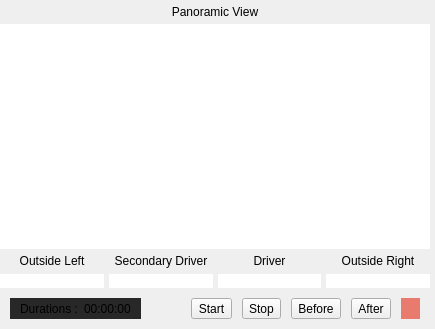
         <widget class="QWidget" name="page_dashcam">
          <layout class="QVBoxLayout" name="verticalLayout_12">
           <property name="spacing">
            <number>0</number>
           </property>
           <property name="leftMargin">
            <number>0</number>
           </property>
           <property name="topMargin">
            <number>5</number>
           </property>
           <property name="rightMargin">
            <number>5</number>
           </property>
           <property name="bottomMargin">
            <number>10</number>
           </property>
           <item>
            <widget class="QFrame" name="frame">
             <property name="frameShape">
              <enum>QFrame::NoFrame</enum>
             </property>
             <property name="frameShadow">
              <enum>QFrame::Raised</enum>
             </property>
             <layout class="QVBoxLayout" name="verticalLayout_13">
              <property name="spacing">
               <number>5</number>
              </property>
              <property name="leftMargin">
               <number>0</number>
              </property>
              <property name="topMargin">
               <number>0</number>
              </property>
              <property name="rightMargin">
               <number>0</number>
              </property>
              <property name="bottomMargin">
               <number>0</number>
              </property>
              <item>
               <widget class="QLabel" name="label_74">
                <property name="text">
                 <string>Panoramic View</string>
                </property>
                <property name="alignment">
                 <set>Qt::AlignCenter</set>
                </property>
               </widget>
              </item>
              <item>
               <widget class="QLabel" name="dash_panoramic">
                <property name="sizePolicy">
                 <sizepolicy hsizetype="Preferred" vsizetype="Expanding">
                  <horstretch>0</horstretch>
                  <verstretch>0</verstretch>
                 </sizepolicy>
                </property>
                <property name="minimumSize">
                 <size>
                  <width>0</width>
                  <height>225</height>
                 </size>
                </property>
                <property name="styleSheet">
                 <string notr="true">background: white;</string>
                </property>
                <property name="text">
                 <string/>
                </property>
                <property name="alignment">
                 <set>Qt::AlignCenter</set>
                </property>
               </widget>
              </item>
              <item>
               <widget class="QFrame" name="frame_3">
                <property name="frameShape">
                 <enum>QFrame::NoFrame</enum>
                </property>
                <property name="frameShadow">
                 <enum>QFrame::Raised</enum>
                </property>
                <layout class="QHBoxLayout" name="horizontalLayout_17">
                 <property name="spacing">
                  <number>5</number>
                 </property>
                 <property name="leftMargin">
                  <number>0</number>
                 </property>
                 <property name="topMargin">
                  <number>0</number>
                 </property>
                 <property name="rightMargin">
                  <number>0</number>
                 </property>
                 <property name="bottomMargin">
                  <number>0</number>
                 </property>
                 <item>
                  <widget class="QFrame" name="frame_19">
                   <property name="frameShape">
                    <enum>QFrame::NoFrame</enum>
                   </property>
                   <property name="frameShadow">
                    <enum>QFrame::Raised</enum>
                   </property>
                   <layout class="QVBoxLayout" name="verticalLayout_24">
                    <property name="leftMargin">
                     <number>0</number>
                    </property>
                    <property name="topMargin">
                     <number>0</number>
                    </property>
                    <property name="rightMargin">
                     <number>0</number>
                    </property>
                    <property name="bottomMargin">
                     <number>0</number>
                    </property>
                    <item>
                     <widget class="QLabel" name="label_75">
                      <property name="text">
                       <string>Outside Left</string>
                      </property>
                      <property name="alignment">
                       <set>Qt::AlignCenter</set>
                      </property>
                     </widget>
                    </item>
                    <item>
                     <widget class="QLabel" name="dash_left">
                      <property name="sizePolicy">
                       <sizepolicy hsizetype="Preferred" vsizetype="Expanding">
                        <horstretch>0</horstretch>
                        <verstretch>0</verstretch>
                       </sizepolicy>
                      </property>
                      <property name="styleSheet">
                       <string notr="true">background: white;</string>
                      </property>
                      <property name="text">
                       <string/>
                      </property>
                     </widget>
                    </item>
                   </layout>
                  </widget>
                 </item>
                 <item>
                  <widget class="QFrame" name="frame_20">
                   <property name="frameShape">
                    <enum>QFrame::NoFrame</enum>
                   </property>
                   <property name="frameShadow">
                    <enum>QFrame::Raised</enum>
                   </property>
                   <layout class="QVBoxLayout" name="verticalLayout_25">
                    <property name="leftMargin">
                     <number>0</number>
                    </property>
                    <property name="topMargin">
                     <number>0</number>
                    </property>
                    <property name="rightMargin">
                     <number>0</number>
                    </property>
                    <property name="bottomMargin">
                     <number>0</number>
                    </property>
                    <item>
                     <widget class="QLabel" name="label_76">
                      <property name="text">
                       <string>Secondary Driver</string>
                      </property>
                      <property name="alignment">
                       <set>Qt::AlignCenter</set>
                      </property>
                     </widget>
                    </item>
                    <item>
                     <widget class="QLabel" name="dash_side">
                      <property name="sizePolicy">
                       <sizepolicy hsizetype="Preferred" vsizetype="Expanding">
                        <horstretch>0</horstretch>
                        <verstretch>0</verstretch>
                       </sizepolicy>
                      </property>
                      <property name="styleSheet">
                       <string notr="true">background: white;</string>
                      </property>
                      <property name="text">
                       <string/>
                      </property>
                     </widget>
                    </item>
                   </layout>
                  </widget>
                 </item>
                 <item>
                  <widget class="QFrame" name="frame_21">
                   <property name="frameShape">
                    <enum>QFrame::NoFrame</enum>
                   </property>
                   <property name="frameShadow">
                    <enum>QFrame::Raised</enum>
                   </property>
                   <layout class="QVBoxLayout" name="verticalLayout_26">
                    <property name="leftMargin">
                     <number>0</number>
                    </property>
                    <property name="topMargin">
                     <number>0</number>
                    </property>
                    <property name="rightMargin">
                     <number>0</number>
                    </property>
                    <property name="bottomMargin">
                     <number>0</number>
                    </property>
                    <item>
                     <widget class="QLabel" name="label_77">
                      <property name="text">
                       <string>Driver</string>
                      </property>
                      <property name="alignment">
                       <set>Qt::AlignCenter</set>
                      </property>
                     </widget>
                    </item>
                    <item>
                     <widget class="QLabel" name="dash_steer">
                      <property name="sizePolicy">
                       <sizepolicy hsizetype="Preferred" vsizetype="Expanding">
                        <horstretch>0</horstretch>
                        <verstretch>0</verstretch>
                       </sizepolicy>
                      </property>
                      <property name="styleSheet">
                       <string notr="true">background: white;</string>
                      </property>
                      <property name="text">
                       <string/>
                      </property>
                     </widget>
                    </item>
                   </layout>
                  </widget>
                 </item>
                 <item>
                  <widget class="QFrame" name="frame_22">
                   <property name="frameShape">
                    <enum>QFrame::NoFrame</enum>
                   </property>
                   <property name="frameShadow">
                    <enum>QFrame::Raised</enum>
                   </property>
                   <layout class="QVBoxLayout" name="verticalLayout_27">
                    <property name="leftMargin">
                     <number>0</number>
                    </property>
                    <property name="topMargin">
                     <number>0</number>
                    </property>
                    <property name="rightMargin">
                     <number>0</number>
                    </property>
                    <property name="bottomMargin">
                     <number>0</number>
                    </property>
                    <item>
                     <widget class="QLabel" name="label_78">
                      <property name="text">
                       <string>Outside Right</string>
                      </property>
                      <property name="alignment">
                       <set>Qt::AlignCenter</set>
                      </property>
                     </widget>
                    </item>
                    <item>
                     <widget class="QLabel" name="dash_right">
                      <property name="sizePolicy">
                       <sizepolicy hsizetype="Preferred" vsizetype="Expanding">
                        <horstretch>0</horstretch>
                        <verstretch>0</verstretch>
                       </sizepolicy>
                      </property>
                      <property name="styleSheet">
                       <string notr="true">background: white;</string>
                      </property>
                      <property name="text">
                       <string/>
                      </property>
                     </widget>
                    </item>
                   </layout>
                  </widget>
                 </item>
                </layout>
               </widget>
              </item>
             </layout>
            </widget>
           </item>
           <item>
            <widget class="QFrame" name="frame_2">
             <property name="maximumSize">
              <size>
               <width>16777215</width>
               <height>60</height>
              </size>
             </property>
             <property name="frameShape">
              <enum>QFrame::NoFrame</enum>
             </property>
             <property name="frameShadow">
              <enum>QFrame::Raised</enum>
             </property>
             <layout class="QHBoxLayout" name="horizontalLayout_4">
              <property name="spacing">
               <number>10</number>
              </property>
              <property name="leftMargin">
               <number>10</number>
              </property>
              <property name="topMargin">
               <number>10</number>
              </property>
              <property name="rightMargin">
               <number>10</number>
              </property>
              <property name="bottomMargin">
               <number>0</number>
              </property>
              <item>
               <widget class="QFrame" name="frame_10">
                <property name="maximumSize">
                 <size>
                  <width>16777215</width>
                  <height>30</height>
                 </size>
                </property>
                <property name="styleSheet">
                 <string notr="true">background-color: #282828;
border-radius: 15px;</string>
                </property>
                <property name="frameShape">
                 <enum>QFrame::StyledPanel</enum>
                </property>
                <property name="frameShadow">
                 <enum>QFrame::Raised</enum>
                </property>
                <layout class="QHBoxLayout" name="horizontalLayout_25">
                 <property name="leftMargin">
                  <number>10</number>
                 </property>
                 <property name="topMargin">
                  <number>0</number>
                 </property>
                 <property name="rightMargin">
                  <number>10</number>
                 </property>
                 <property name="bottomMargin">
                  <number>0</number>
                 </property>
                 <item>
                  <widget class="QLabel" name="label_5">
                   <property name="text">
                    <string>Durations :</string>
                   </property>
                  </widget>
                 </item>
                 <item>
                  <widget class="QLabel" name="dash_durrations">
                   <property name="text">
                    <string>00:00:00</string>
                   </property>
                  </widget>
                 </item>
                </layout>
               </widget>
              </item>
              <item>
               <spacer name="horizontalSpacer_3">
                <property name="orientation">
                 <enum>Qt::Horizontal</enum>
                </property>
                <property name="sizeHint" stdset="0">
                 <size>
                  <width>40</width>
                  <height>20</height>
                 </size>
                </property>
               </spacer>
              </item>
              <item>
               <widget class="QToolButton" name="toolButton">
                <property name="text">
                 <string>Start</string>
                </property>
               </widget>
              </item>
              <item>
               <widget class="QToolButton" name="toolButton_2">
                <property name="text">
                 <string>Stop</string>
                </property>
               </widget>
              </item>
              <item>
               <widget class="QToolButton" name="toolButton_2">
                <property name="text">
                 <string>Before</string>
                </property>
               </widget>
              </item>
              <item>
               <widget class="QToolButton" name="toolButton_3">
                <property name="text">
                 <string>After</string>
                </property>
               </widget>
              </item>
              <item>
               <widget class="QToolButton" name="btn_record">
                <property name="sizePolicy">
                 <sizepolicy hsizetype="Expanding" vsizetype="Expanding">
                  <horstretch>0</horstretch>
                  <verstretch>0</verstretch>
                 </sizepolicy>
                </property>
                <property name="maximumSize">
                 <size>
                  <width>40</width>
                  <height>40</height>
                 </size>
                </property>
                <property name="styleSheet">
                 <string notr="true">QToolButton#btn_record {
	background-color: rgb(232, 122, 110);
	border-radius: 20px;
}
QToolButton#btn_record:pressed {
	background-color: rgb(246, 97, 81);
}</string>
                </property>
                <property name="text">
                 <string/>
                </property>
               </widget>
              </item>
             </layout>
            </widget>
           </item>
          </layout>
         </widget>
